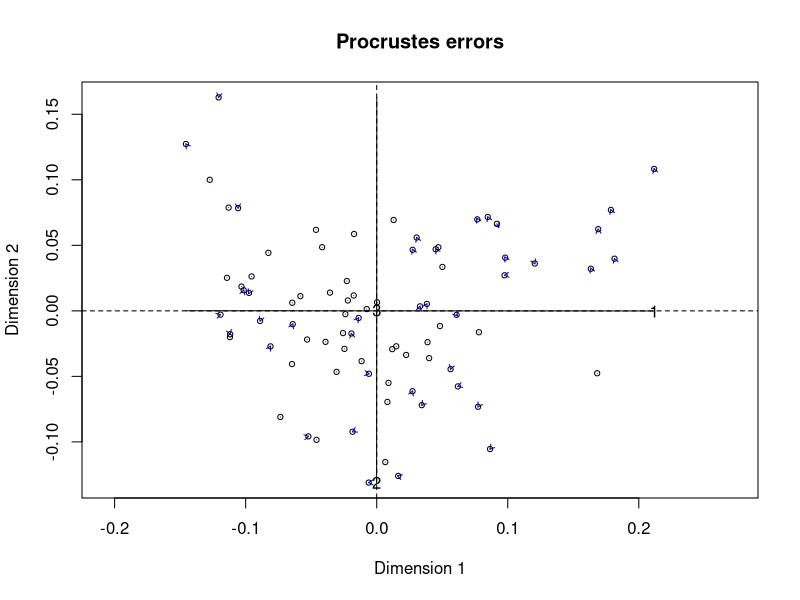
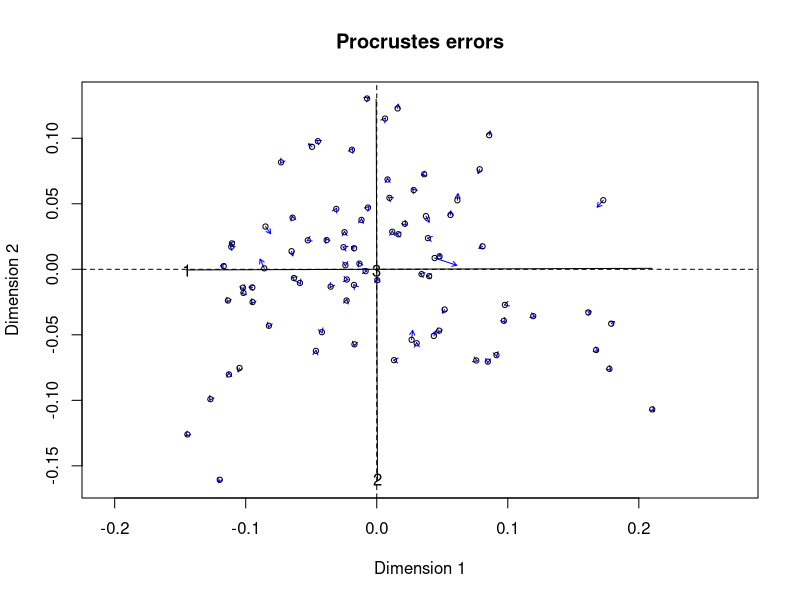
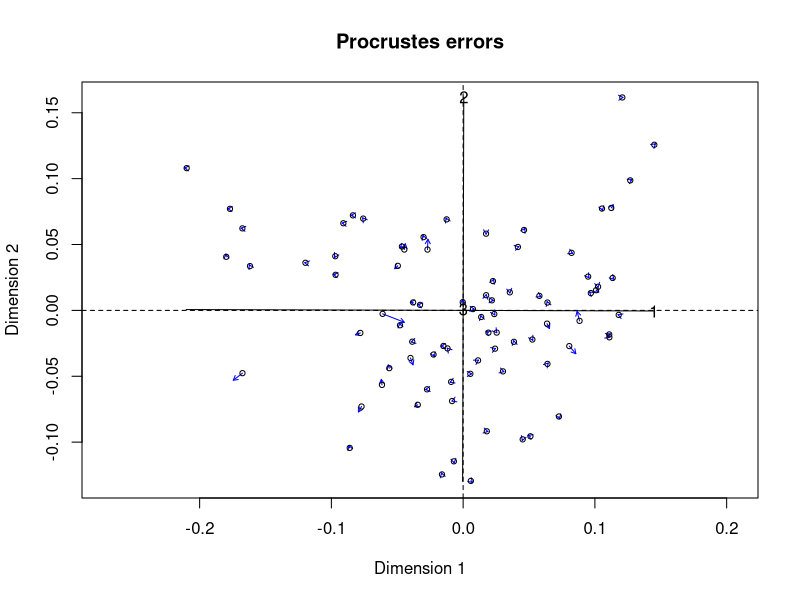
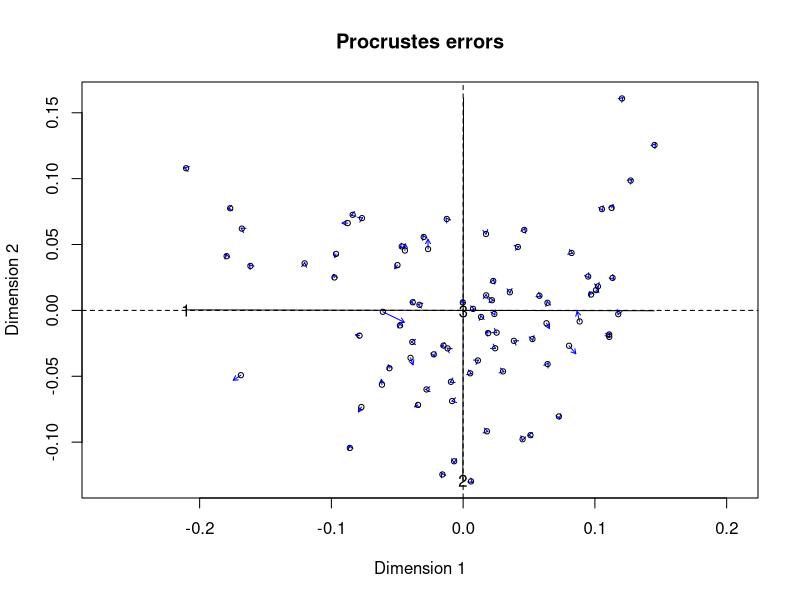
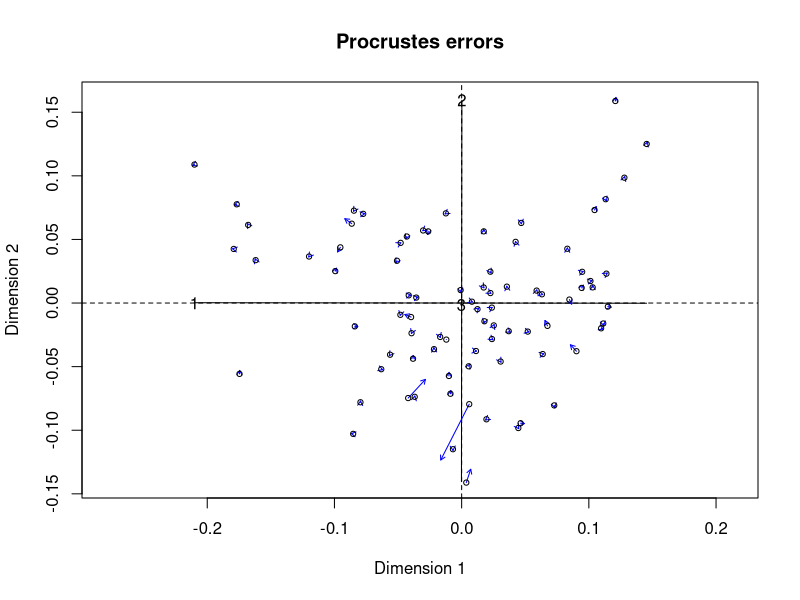
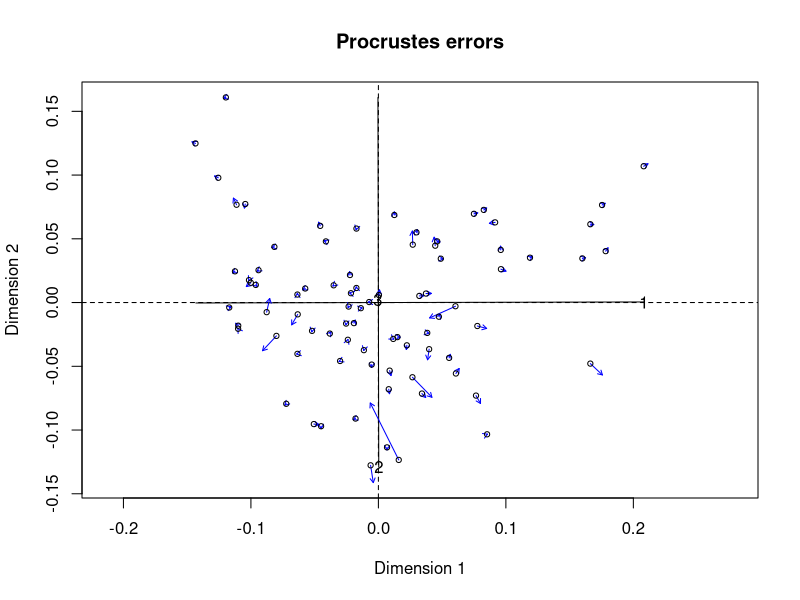
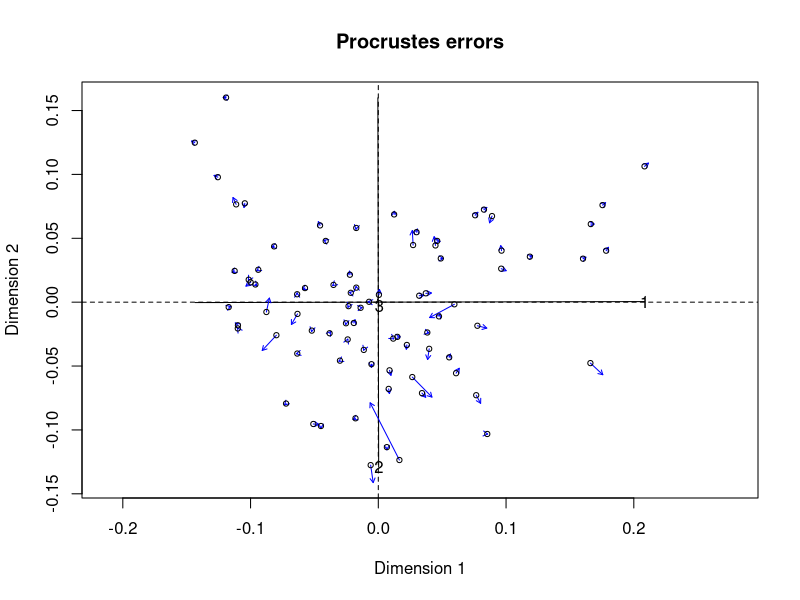
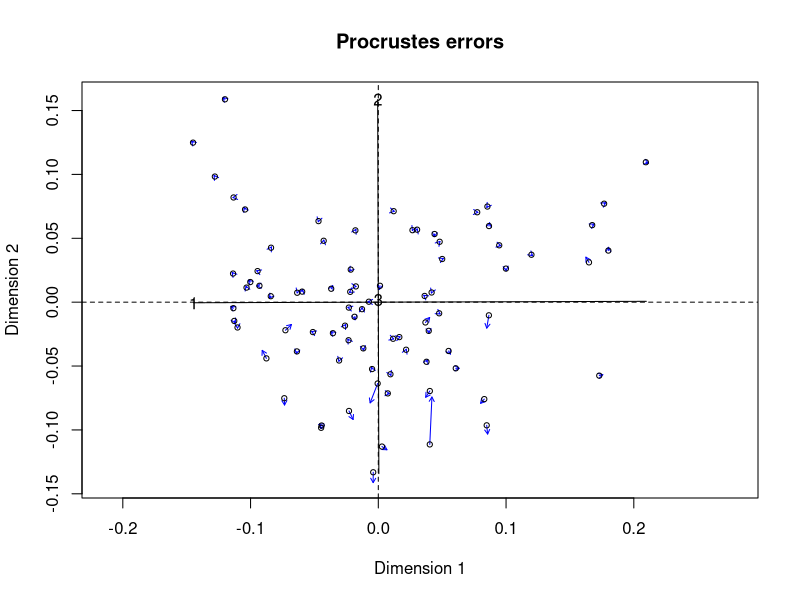

Here is the R script that generated these plots, in order: (Note: this script raises an error after producing the figures.)
setwd("/GitHub/Imperial-Molyneaux/COVID-BAL-OralRinse/")
setwd("~/Documents/GitHub/Imperial-Molyneaux/COVID-BAL-OralRinse/Unfiltered/Class")

library("dplyr")
library("vegan")
library("ggplot2")
library("tidyverse")

data <- read.csv("Class-normalised-unfiltered-metadata.csv") %>%
  filter(!Status == "control") #remove controls

abund_table <- data %>%
  select(5:ncol(data)) # Only select the reads
rownames(abund_table) <- data$index

meta_table <- data %>%
  select(index:Status)

meta_table$Sample.type <- as.factor(meta_table$Sample.type)
meta_table$Status <- as.factor(meta_table$Status)
#===============================================================================================================
# Create bv.step function to use later
# Code sourced from: userweb.eng.gla.ac.uk/umer.ijaz/bioinformatics/ecological.html

# This R script is an extension of vegan library's bioenv()
# function and uses the bio.env() and bio.step() of
#	http://menugget.blogspot.co.uk/2011/06/clarke-and-ainsworths-bioenv-and-bvstep.html
#	The original author suggested these functions to overcome
#	the inflexibility of the bioenv() function which uses
#	a similarity matrix based on normalized "euclidean" distance.
# The new functions are given below and implement the following algorithms:
# Clarke, K. R & Ainsworth, M. 1993. A method of linking multivariate community structure to environmental variables. Marine Ecology Progress Series, 92, 205-219.
# Clarke, K. R., Gorley, R. N., 2001. PRIMER v5: User Manual/Tutorial. PRIMER-E, Plymouth, UK.
# Clarke, K. R., Warwick, R. M., 2001. Changes in Marine Communities: An Approach to Statistical Analysis and Interpretation, 2nd edition. PRIMER-E Ltd, Plymouth, UK.
# Clarke, K. R., Warwick, R. M., 1998. Quantifying structural redundancy in ecological communities. Oecologia, 113:278-289.

# Create bv.step function.
bv.step <- function(fix.mat, var.mat,
                    fix.dist.method="gower", var.dist.method="euclidean", correlation.method="spearman",
                    scale.fix=FALSE, scale.var=TRUE,
                    max.rho=0.95,
                    min.delta.rho=0.001,
                    random.selection=TRUE,
                    prop.selected.var=0.2,
                    num.restarts=10,
                    var.always.include=NULL,
                    var.exclude=NULL,
                    output.best=10
){
  
  if(dim(fix.mat)[1] != dim(var.mat)[1]){stop("fixed and variable matrices must have the same number of rows")}
  if(sum(var.always.include %in% var.exclude) > 0){stop("var.always.include and var.exclude share a variable")}
  require(vegan)
  
  if(scale.fix){fix.mat<-scale(fix.mat)}else{fix.mat<-fix.mat}
  if(scale.var){var.mat<-scale(var.mat)}else{var.mat<-var.mat}
  
  fix.dist <- vegdist(as.matrix(fix.mat), method=fix.dist.method)
  
  #an initial removal phase
  var.dist.full <- vegdist(as.matrix(var.mat), method=var.dist.method)
  full.cor <- suppressWarnings(cor.test(fix.dist, var.dist.full, method=correlation.method))$estimate
  var.comb <- combn(1:ncol(var.mat), ncol(var.mat)-1)
  RES <- data.frame(var.excl=rep(NA,ncol(var.comb)), n.var=ncol(var.mat)-1, rho=NA)
  for(i in 1:dim(var.comb)[2]){
    var.dist <- vegdist(as.matrix(var.mat[,var.comb[,i]]), method=var.dist.method)
    temp <- suppressWarnings(cor.test(fix.dist, var.dist, method=correlation.method))
    RES$var.excl[i] <- c(1:ncol(var.mat))[-var.comb[,i]]
    RES$rho[i] <- temp$estimate
  }
  delta.rho <- RES$rho - full.cor
  exclude <- sort(unique(c(RES$var.excl[which(abs(delta.rho) < min.delta.rho)], var.exclude)))
  
  if(random.selection){
    num.restarts=num.restarts
    prop.selected.var=prop.selected.var
    prob<-rep(1,ncol(var.mat))
    if(prop.selected.var< 1){
      prob[exclude]<-0
    }
    n.selected.var <- min(sum(prob),prop.selected.var*dim(var.mat)[2])
  } else {
    num.restarts=1
    prop.selected.var=1
    prob<-rep(1,ncol(var.mat))
    n.selected.var <- min(sum(prob),prop.selected.var*dim(var.mat)[2])
  }
  
  RES_TOT <- c()
  for(i in 1:num.restarts){
    step=1
    RES <- data.frame(step=step, step.dir="F", var.incl=NA, n.var=0, rho=0)
    attr(RES$step.dir, "levels") <- c("F","B")
    best.comb <- which.max(RES$rho)
    best.rho <- RES$rho[best.comb]
    delta.rho <- Inf
    selected.var <- sort(unique(c(sample(1:dim(var.mat)[2], n.selected.var, prob=prob), var.always.include)))
    while(best.rho < max.rho & delta.rho > min.delta.rho & RES$n.var[best.comb] < length(selected.var)){
      #forward step
      step.dir="F"
      step=step+1
      var.comb <- combn(selected.var, RES$n.var[best.comb]+1, simplify=FALSE)
      if(RES$n.var[best.comb] == 0){
        var.comb.incl<-1:length(var.comb)
      } else {
        var.keep <- as.numeric(unlist(strsplit(RES$var.incl[best.comb], ",")))
        temp <- NA*1:length(var.comb)
        for(j in 1:length(temp)){
          temp[j] <- all(var.keep %in% var.comb[[j]])
        }
        var.comb.incl <- which(temp==1)
      }
      
      RES.f <- data.frame(step=rep(step, length(var.comb.incl)), step.dir=step.dir, var.incl=NA, n.var=RES$n.var[best.comb]+1, rho=NA)
      for(f in 1:length(var.comb.incl)){
        var.incl <- var.comb[[var.comb.incl[f]]]
        var.incl <- var.incl[order(var.incl)]
        var.dist <- vegdist(as.matrix(var.mat[,var.incl]), method=var.dist.method)
        temp <- suppressWarnings(cor.test(fix.dist, var.dist, method=correlation.method))
        RES.f$var.incl[f] <- paste(var.incl, collapse=",")
        RES.f$rho[f] <- temp$estimate
      }
      
      last.F <- max(which(RES$step.dir=="F"))
      RES <- rbind(RES, RES.f[which.max(RES.f$rho),])
      best.comb <- which.max(RES$rho)
      delta.rho <- RES$rho[best.comb] - best.rho
      best.rho <- RES$rho[best.comb]
      
      if(best.comb == step){
        while(best.comb == step & RES$n.var[best.comb] > 1){
          #backward step
          step.dir="B"
          step <- step+1
          var.keep <- as.numeric(unlist(strsplit(RES$var.incl[best.comb], ",")))
          var.comb <- combn(var.keep, RES$n.var[best.comb]-1, simplify=FALSE)
          RES.b <- data.frame(step=rep(step, length(var.comb)), step.dir=step.dir, var.incl=NA, n.var=RES$n.var[best.comb]-1, rho=NA)
          for(b in 1:length(var.comb)){
            var.incl <- var.comb[[b]]
            var.incl <- var.incl[order(var.incl)]
            var.dist <- vegdist(as.matrix(var.mat[,var.incl]), method=var.dist.method)
            temp <- suppressWarnings(cor.test(fix.dist, var.dist, method=correlation.method))
            RES.b$var.incl[b] <- paste(var.incl, collapse=",")
            RES.b$rho[b] <- temp$estimate
          }
          RES <- rbind(RES, RES.b[which.max(RES.b$rho),])
          best.comb <- which.max(RES$rho)
          best.rho<- RES$rho[best.comb]
        }
      } else {
        break()
      }
      
    }
    
    RES_TOT <- rbind(RES_TOT, RES[2:dim(RES)[1],])
    print(paste(round((i/num.restarts)*100,3), "% finished"))
  }
  
  RES_TOT <- unique(RES_TOT[,3:5])
  
  
  if(dim(RES_TOT)[1] > output.best){
    order.by.best <- RES_TOT[order(RES_TOT$rho, decreasing=TRUE)[1:output.best],]
  } else {
    order.by.best <-  RES_TOT[order(RES_TOT$rho, decreasing=TRUE), ]
  }
  rownames(order.by.best)<-NULL
  
  order.by.i.comb <- c()
  for(i in 1:length(selected.var)){
    f1 <- which(RES_TOT$n.var==i)
    f2 <- which.max(RES_TOT$rho[f1])
    order.by.i.comb <- rbind(order.by.i.comb, RES_TOT[f1[f2],])
  }
  rownames(order.by.i.comb)<-NULL
  
  if(length(exclude)<1){var.exclude=NULL} else {var.exclude=exclude}
  out <- list(
    order.by.best=order.by.best,
    order.by.i.comb=order.by.i.comb,
    best.model.vars=paste(colnames(var.mat)[as.numeric(unlist(strsplit(order.by.best$var.incl[1], ",")))], collapse=","),
    best.model.rho=order.by.best$rho[1],
    var.always.include=var.always.include,
    var.exclude=var.exclude
  )
  out
  
}
#===============================================================================================================

# Define parameter commands (other options are available for each one).
# Bray (Bray-Curtis) is the most commonly used one and in usually best to use.
# You can change these without changing the command in the functions.
cmethod<-"pearson" # Correlation method to use: pearson, spearman, kendall
fmethod<-"bray" # Fixed distance method: euclidean, manhattan, gower, altGower, canberra, bray, kulczynski, morisita,horn, binomial, and cao
vmethod<-"bray" # Variable distance method: euclidean, manhattan, gower, altGower, canberra, bray, kulczynski, morisita,horn, binomial, and cao
nmethod<-"bray" # NMDS distance method:  euclidean, manhattan, gower, altGower, canberra, bray, kulczynski, morisita,horn, binomial, and cao

# Create the command to find the top 10 genus driving the separation of samples.
res.bv.step.biobio <- bv.step(wisconsin(abund_table),
                              wisconsin(abund_table),
                              fix.dist.method=fmethod,
                              var.dist.method=vmethod,
                              correlation.method=cmethod,
                              scale.fix=FALSE,
                              scale.var=FALSE,
                              max.rho=0.95,
                              min.delta.rho=0.001,
                              random.selection=TRUE,
                              prop.selected.var=0.3,
                              num.restarts=10,
                              output.best=10,
                              var.always.include=NULL)

res.bv.step.biobio
# WARNINGS: These refer to empty rows and can be ignored.
# Sub-samplING the community matrix in bv.step to only include a subset of genus
# means there will be cases when the "abund_table" will have empty rows,
# especially when we are selecting only 10 genus.


# Find the 10 best subset of genus driving the separation of samples
taxaNames<-colnames(abund_table)
bestTaxaFit <-""
for(i in (1:length(res.bv.step.biobio$order.by.best$var.incl)))
{
  bestTaxaFit[i] <- paste(paste(taxaNames[as.numeric(unlist(strsplit(res.bv.step.biobio$order.by.best$var.incl[i],
                                                                     split = ",")))],
                                collapse = ' + '),
                          " = ",
                          res.bv.step.biobio$order.by.best$rho[i],
                          sep = "")
}

# Select the column (genus) names of the top ten genus
bestTaxaFit <- data.frame(bestTaxaFit)
colnames(bestTaxaFit) <- "Best combination of taxa with similarity score"
bestTaxaFit
# Generate the NMDS plot
MDS_res = metaMDS(abund_table,
                  distance = nmethod,
                  k = 3, # Set the number of dimensions
                  smin = 0.0001, # 0.0001 is the default
                  sfgrmin = 0.0000001, # 0.0000001 is the default
                  sratmax = 0.99999, # 0.99999 is the default
                  try = 200, # Minimum number of random starts
                  maxit = 300, # Maximum number of random starts
                  trymax = 300, # Number of attempts at calculating the NMDS plot to find the best one
                  plot = TRUE, # TRUE shows the plots developing as the code is running.
                  engine = "monoMDS")
MDS_res


# Test the significance of the taxa in the NMDS plot
bio.keep <- as.numeric(unlist(strsplit(res.bv.step.biobio$order.by.best$var.incl[1], ",")))
bio.fit <- envfit(MDS_res, abund_table[,bio.keep,drop=F], perm = 999)
bio.fit

# Get the vectors for bio.fit
# Limit the taxa shown to only those with significant p-values.
# This can be useful to avoid overcrowding the NMDS plot with overlapping names.
# Extract the data for the arrows.
vectors <- as.list(bio.fit$vectors)
vectors
# r2 is the degree to which the taxa explain differences in the NMDS plot.
# Scale the length of the arrows by the r2.
arrows <- as.data.frame(vectors$arrows*sqrt(vectors$r))
arrows
# Extract the p-values for the arrows.
pvals <- as.data.frame(vectors$pvals)
pvals
# Create a dataframe with the arrows and p-values
significant_arrows <- cbind(arrows, pvals)
significant_arrows
# Subset the dataframe to only those with p<0.05
significant_taxa <- subset(significant_arrows, pvals < 0.05)
significant_taxa


# Test the significance of the metadata variables in the NMDS plot
en = envfit(MDS_res, meta_table, permutations = 9999, na.rm = TRUE)
en

# Test the nMDS plot and factors using base R.
plot(MDS_res)
plot(en)

# Extract the continuous numeric metadata variables that explain NMDS plot variance.
# this doesn't exist in this particular data set
# It can be FVC if lung function is included. 
B <- as.list(en$vectors)
# Create a dataframe with the arrows and p-values
B_pvals <- as.data.frame(B$pvals)
B_arrows <- as.data.frame(B$arrows * sqrt(B$r))
B_sig_arrows <- cbind(B_arrows, B_pvals)
# Subset the dataframe to only those with p<0.05
en_coord_cont_sig <- subset(B_sig_arrows, B$pvals < 0.05) # this will be patient ID
# Use en_coord_cont_sig to annotate the ggplot.
en_coord_cont_sig

# Extract the categorical factor metadata variables that explain NMDS plot variance.
en_factor <- as.list(en$factors)
en_factor
# Create a dataframe with the centroids (the center point of each factor level) and p-values.
en_factor_pvals <- as.data.frame(en_factor$pvals)
en_factor_pvals <- rownames_to_column(en_factor_pvals, "group")
en_factor_var_id <- as.data.frame(en_factor$var.id)
en_factor_centroids <- as.data.frame(en_factor$centroids)
en_factor_centroids <- rownames_to_column(en_factor_centroids, "centroid")
bind <- cbind(en_factor_var_id, en_factor_centroids)
names(bind)[names(bind) == 'en_factor$var.id'] <- 'group'
merged <- merge(bind, en_factor_pvals, by = "group")
names(merged)[names(merged) == 'en_factor$pvals'] <- 'pvals'
merged
# Limit metadata factors shown to only those with significant p-values
# This is to avoid overcrowding the NMDS plot with overlapping names
# Subset the dataframe to only those with p < 0.05
en_coord_cat_sig <- subset(merged, merged$pvals < 0.05) 
en_coord_cat_sig <- en_coord_cat_sig[,2:4]
en_coord_cat_sig <- rownames_to_column(en_coord_cat_sig, "none")
en_coord_cat_sig <- column_to_rownames(en_coord_cat_sig, "centroid")
en_coord_cat_sig <- en_coord_cat_sig[,-1]
# Use en_coord_cat_sig to annotate the ggplot.
en_coord_cat_sig


# Prepare the dataframe to make the ggplot.
# Extract the coordinates to draw the NMDS plot.
dataframe <- scores(MDS_res, display=c("sites"))
dataframe

# Convert into a dataframe.
dataframe <- data.frame(dataframe)

# Add Treatment group information to the dataframe.
dataframe <- cbind(dataframe, meta_table)
# Set the levels of the metadata factor that is used to color the plot.
# This will set the order groups will appear in the legend and when assigning colors and symbols.
dataframe$Sample.type <- factor(dataframe$Sample.type,
                                levels = c("BAL",
                                           "Oral"
                                ))
head(dataframe)


#Create the ggplot
p <- ggplot(data = dataframe,
            aes(x = NMDS1,
                y = NMDS2)) +
  # Set the metadata to be used to change the colour and shape of the plot symbols.
  geom_point(aes(colour = Sample.type,
                 shape = Sample.type)) +
  # Set the color of the symbols used for each group.
  scale_colour_manual(name = "Sample-type",
                      labels = c("BAL",
                                 "Oral"),
                      values = c("red1",
                                 "steelblue3")) +
  # Set the shape of the symbols used for each group.
  scale_shape_manual(name = "Sample-type",
                     labels = c("BAL",
                                "Oral"),
                     # Define the shapes of the symbols used in the plot (each number is a different R symbol).
                     values = c(22, 24)) +
  # Defining the x axis limits helps stop taxa names being cut off.
  scale_x_continuous(limits = c(-1.4, 1.1)) +
  # Set the plot title.
  labs(title = "BAL vs. oral rinse (Unfiltered 16S data)",
       subtitle = "At Class level, no environmental variables were significant") +
  theme(# Define the plot title.
    plot.title = element_text(size=10),
    plot.subtitle = element_text(size=8),
    # Define the plot margin size.
    plot.margin = margin(t = 4, r = 4, b = 4, l = 4),
    # Define the legend position.
    legend.position = "right",
    # Define the x axis legend spacing.
    legend.spacing.x = unit(.1, 'cm'),
    # Define the y axis legend spacing.
    legend.spacing.y = unit(.1, 'cm'),
    # Format the legend title.
    legend.title = element_text(size=8),
    # Format the size of the legend text.
    legend.text = element_text(size=8),
    # Remove the grey background.
    legend.background = element_blank(),
    # Remove rectangle around the legend
    legend.box.background = element_blank(),
    # Remove the box from the legend.
    legend.key = element_blank(),
    # Remove the grey plot background.
    panel.background = element_blank(),
    # Remove the plot border.
    panel.border = element_blank(),
    # Remove the major plot grid lines.
    panel.grid.major = element_blank(),
    # Remove the minor plot grid lines.
    panel.grid.minor = element_blank(),
    # Format x axis title.
    axis.title.x = element_text(size=8, colour = "black"),
    # Format x axis labels.
    axis.text.x = element_text(size=8, colour = "black"),
    # Format the y axis title text size.
    axis.title.y = element_text(size=8, colour = "black"),
    # Format the axis label text size.
    axis.text.y = element_text(size=8, colour = "black"),
    # Format x and y axis ticks.
    axis.ticks = element_line(size = 0.35, colour = "black"),
    # Format x and y axis lines.
    axis.line = element_line(size = 0.35, colour = "black"),
    # Define the plot aspect ratio.
    aspect.ratio = 1) +
  
  # Add the taxa arrows to the ggplot.
  geom_segment(data = significant_taxa,
               aes(x = 0,
                   y = 0,
                   xend = NMDS1,
                   yend = NMDS2),
               # Format the size of the arrow head.
               arrow = arrow(length = unit(0.2, "cm")),
               # Format the color of the arrows.
               color = "black",
               # Format the thickness of the arrows.
               alpha = .8) +
  
  # Add the taxa names to the ggplot.
  geom_text(data = as.data.frame(significant_taxa * 1), # "significant_taxa*1.5" moves the names 1.5 x the length of the arrow.
            aes(NMDS1,
                NMDS2,
                label = rownames(significant_taxa)),
            # Format genus font.
            fontface = "italic",
            # Format genus names.
            color = "black",
            # Format the size of the genus names.
            size = 3) +
  
  # Add the continuous metadata variable arrows to the ggplot.
  #  geom_segment(data = as.data.frame(en_coord_cont_sig),
  #               aes(x = 0, y = 0, xend = NMDS1, yend = NMDS2),
  # Format the size of the arrow head.
  #               arrow = arrow(length = unit(0.2, "cm")),
  # Format the color of the arrows.
  #               colour = "purple",
  # Format the thickness of the arrows.
  #               alpha = 0.8) +
  
# Add the continuous metadata names to the ggplot.
#  geom_text(data = en_coord_cont_sig * 1.7, # Make the name labels 1.6 x away from the length of the arrows.
#            aes(x = NMDS1, y = NMDS2),
#            label = row.names(en_coord_cont_sig),
# Format the color of the variable names.
#            colour = "purple",
# Format the font of the variable names.
#            fontface = "bold",
# Format the size of the variable names.
#            size = 3) +

# Add the categorical metadata variable points to the ggplot.
geom_point(data = en_coord_cat_sig,
           aes(x = NMDS1, y = NMDS2),
           # Format the shape of the symbol.
           shape = "diamond",
           # Format the color of the symbol.
           colour = "darkorchid4",
           # Format the size of the symbol.
           size = 5) +
  
  # Add the categorical metadata variable names to the ggplot.
  geom_text(data = en_coord_cat_sig,
            aes(x = NMDS1, y = NMDS2 + 0.05), # Add +0.08 to move the names above the diamonds.
            label = row.names(en_coord_cat_sig),
            # Format the color of the variable names.
            colour = "darkorchid4",
            # Format the font of the variable names.
            fontface = "bold",
            # Format the size of the variable names.
            size = 3,)

# Print the plot within R.
p



# This will print into the current working directory file.
# Set the saved pdf file name and define the size of the plot (height and width are in inches).
pdf("16S Unfiltered-Class analysis.pdf", width = 6, height = 6)

# print(p) saves the figure as a pdf file.
print(p)
dev.off()
